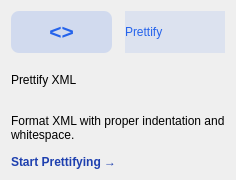
                <widget class="QFrame" name="cardPrettify">
                 <property name="minimumSize"><size><width>0</width><height>180</height></size></property>
                 <property name="class" stdset="0"><string>card</string></property>
                 <property name="styleSheet">
                    <string notr="true">
                        #iconPrettify { color: #2563eb; background-color: rgba(37, 99, 235, 0.15); border-radius: 8px; }
                        #badgePrettify { background-color: rgba(37, 99, 235, 0.1); color: #2563eb; }
                        #btnPrettify { background-color: transparent; color: #1e40af; border: none; font-weight: bold; text-align: left; }
                        #btnPrettify:hover { text-decoration: underline; color: #1e3a8a; }
                        #cardPrettify:hover { border: 2px solid #2563eb; background-color: rgba(37, 99, 235, 0.05); }
                    </string>
                 </property>
                 <layout class="QVBoxLayout" name="vLayout3">
                  <item>
                   <layout class="QHBoxLayout" name="hLayout3">
                    <item>
                     <widget class="QLabel" name="iconPrettify">
                      <property name="class" stdset="0"><string>iconLabel</string></property>
                      <property name="text"><string>&lt;&gt;</string></property>
                      <property name="fixedSize"><size><width>45</width><height>45</height></size></property>
                      <property name="alignment"><set>Qt::AlignCenter</set></property>
                      <property name="font"><font><pointsize>16</pointsize><bold>true</bold></font></property>
                     </widget>
                    </item>
                    <item><spacer name="s3"><property name="orientation"><enum>Qt::Horizontal</enum></property></spacer></item>
                    <item>
                     <widget class="QLabel" name="badgePrettify">
                      <property name="class" stdset="0"><string>badgeLabel</string></property>
                      <property name="text"><string>Prettify</string></property>
                     </widget>
                    </item>
                   </layout>
                  </item>
                  <item>
                   <widget class="QLabel" name="title3">
                    <property name="class" stdset="0"><string>cardTitle</string></property>
                    <property name="text"><string>Prettify XML</string></property>
                   </widget>
                  </item>
                  <item>
                   <widget class="QLabel" name="desc3">
                    <property name="class" stdset="0"><string>cardDesc</string></property>
                    <property name="text"><string>Format XML with proper indentation and whitespace.</string></property>
                    <property name="wordWrap"><bool>true</bool></property>
                   </widget>
                  </item>
                  <item>
                   <widget class="QPushButton" name="btnPrettify">
                    <property name="class" stdset="0"><string>actionBtn</string></property>
                    <property name="text"><string>Start Prettifying →</string></property>
                    <property name="cursor"><cursorShape>PointingHandCursor</cursorShape></property>
                   </widget>
                  </item>
                 </layout>
                </widget>
